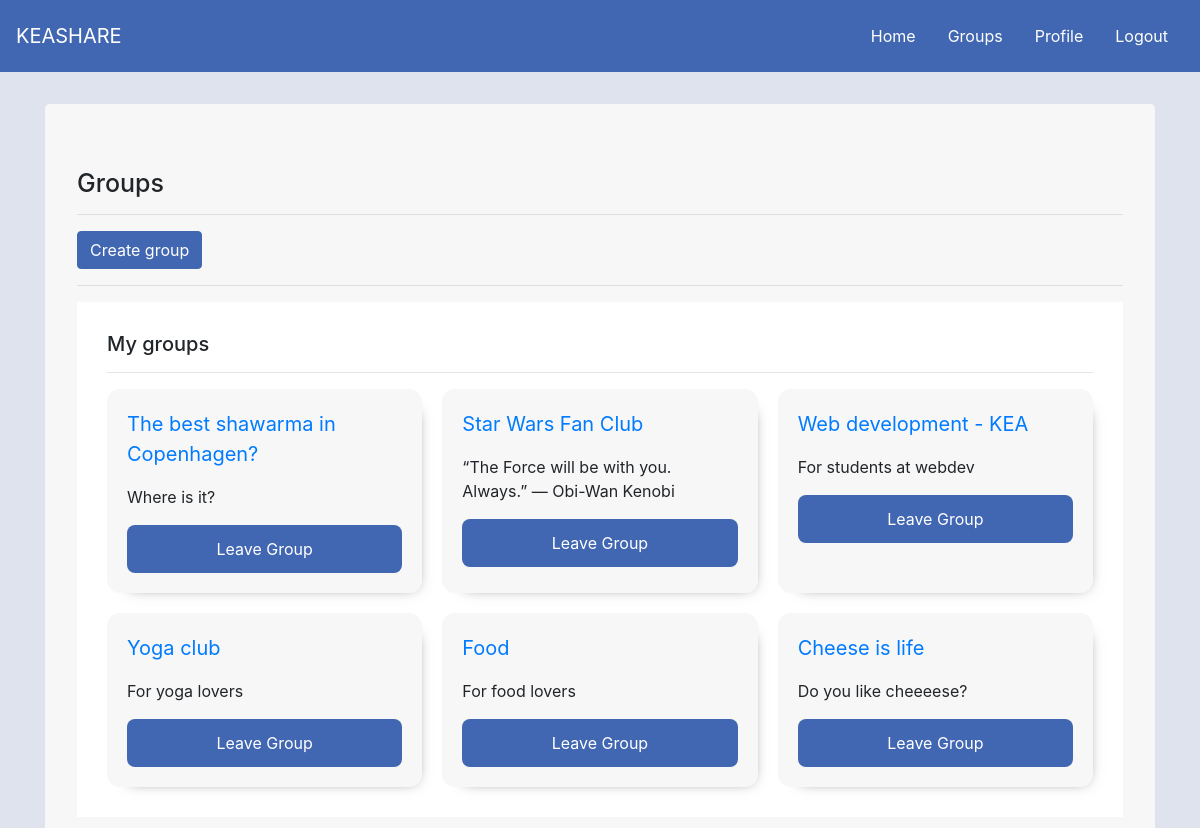
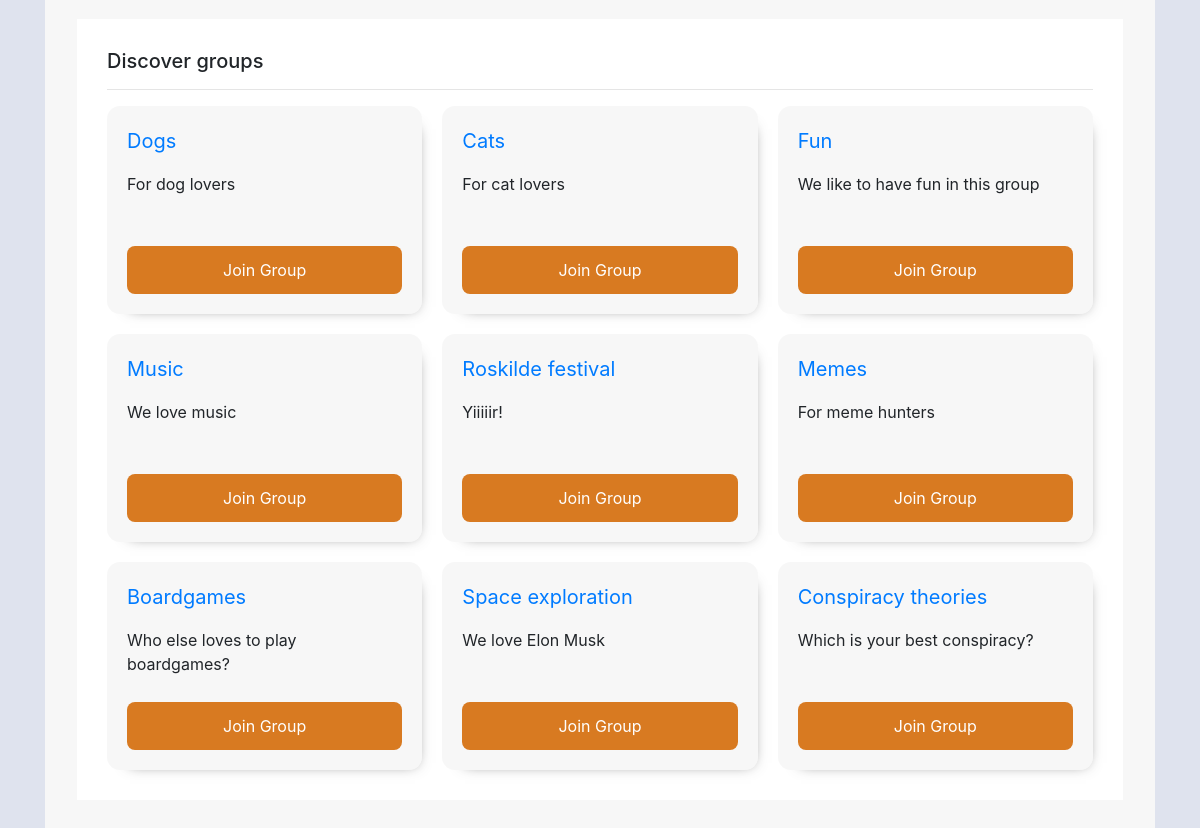
/keashare/groups/ (signed in), run on an earlier commit of the app's database (2 pictures, top to bottom).
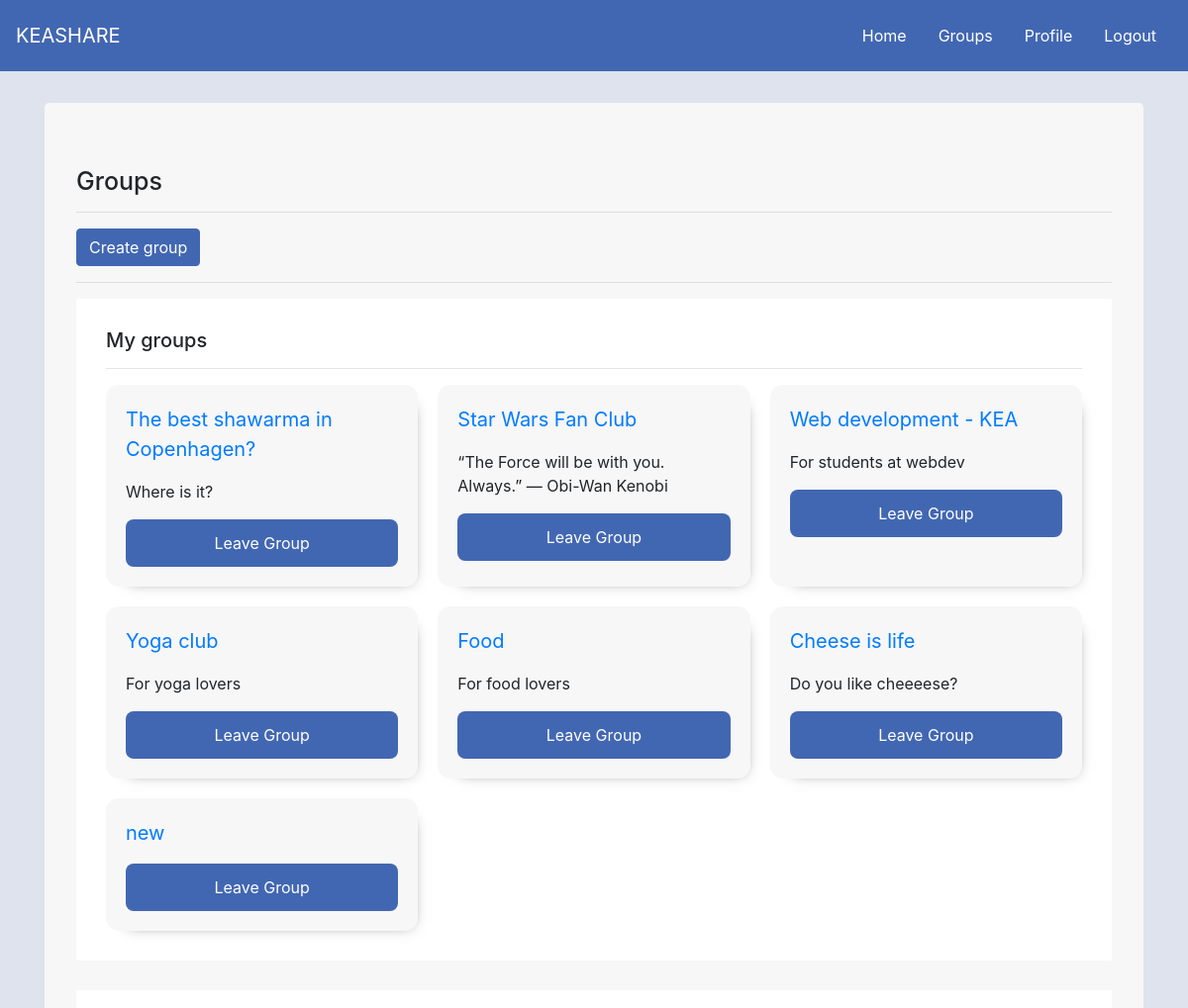
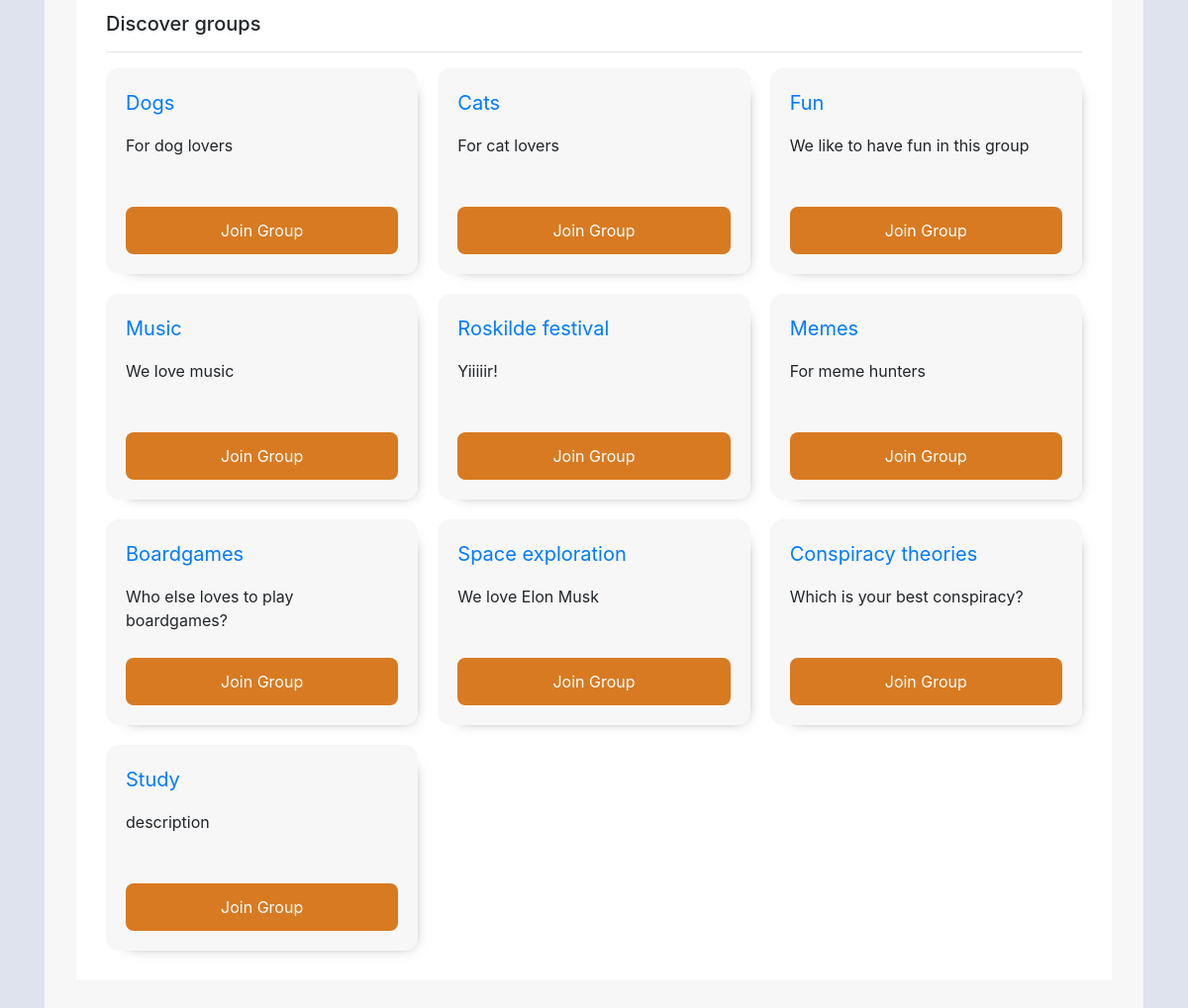
And on a later commit of the database (2 pictures, top to bottom).
### keashareapp/models.py (models this page shows, shortened)
class AppGroup(models.Model):
    owner = models.ForeignKey(User, on_delete=models.CASCADE, related_name='owners')
    users = models.ManyToManyField(User) # members
    name = models.CharField(max_length=200)
    description = models.TextField()

### keashareapp/views.py (the view, shortened to what this page needs)
# urls.py: path('groups/', views.groups, name='groups'),
def groups(request):
    user = request.user
    if request.method == 'GET':
        user_groups = models.AppGroup.objects.filter(users__username__contains=user.username)
        not_user_groups = models.AppGroup.objects.exclude(users__username__contains=user.username)
        context = {
            'user': user, # the user who is logged in
            'user_groups': user_groups,
            'not_user_groups': not_user_groups,
        }
        return render(request, 'keashareapp/groups.html', context=context)

### keashareapp/templates/keashareapp/groups.html (shortened to what this page needs)
{% extends 'base.html' %}
{% block body %}
<div class="container">
    <div class="jumbotron">
        <h1>Groups</h1>
        <hr>
        <button type="button" class="btn btn-primary" data-toggle="modal" data-target="#exampleModal">Create group</button>
        <hr>
        <div class="my-groups-container">
            <h2>My groups</h2>
            <hr>
            <div class="groups-container">
                {% for group in user_groups %}
                    <div class="group">
                        <p class="p-group-name"><a href="{% url 'keashareapp:groupdetails' pk=group.pk %}">{{ group.name }}</a></p>
                        <p>{{ group.description }}</p>
                        <div class="action-btn"><a href="{% url 'keashareapp:leave_group' pk=group.pk %}">Leave Group</a></div>
                    </div>
                {% endfor %}
            </div>
        </div>
        <div class="discover-groups-container">
            <h2>Discover groups</h2>
            <hr>
            <div class="groups-container">
                {% for group in not_user_groups %}
                    <div class="group">
                        <div class="content">
                            <p class="p-group-name"><a href="{% url 'keashareapp:groupdetails' pk=group.pk %}">{{ group.name }}</a></p>
                            <p>{{ group.description }}</p>
                        </div>
                        <div class="action-btn join-btn"><a href="{% url 'keashareapp:join_group' pk=group.pk %}">Join Group</a></div>
                    </div>
                {% endfor %}
            </div>
        </div>
    </div>
</div>
{% endblock %}

What changed in the data, as far as the page shows it:
added AppGroup: name "new", shown under "My groups"
added AppGroup: name "Study", description "description", shown under "Discover groups"
